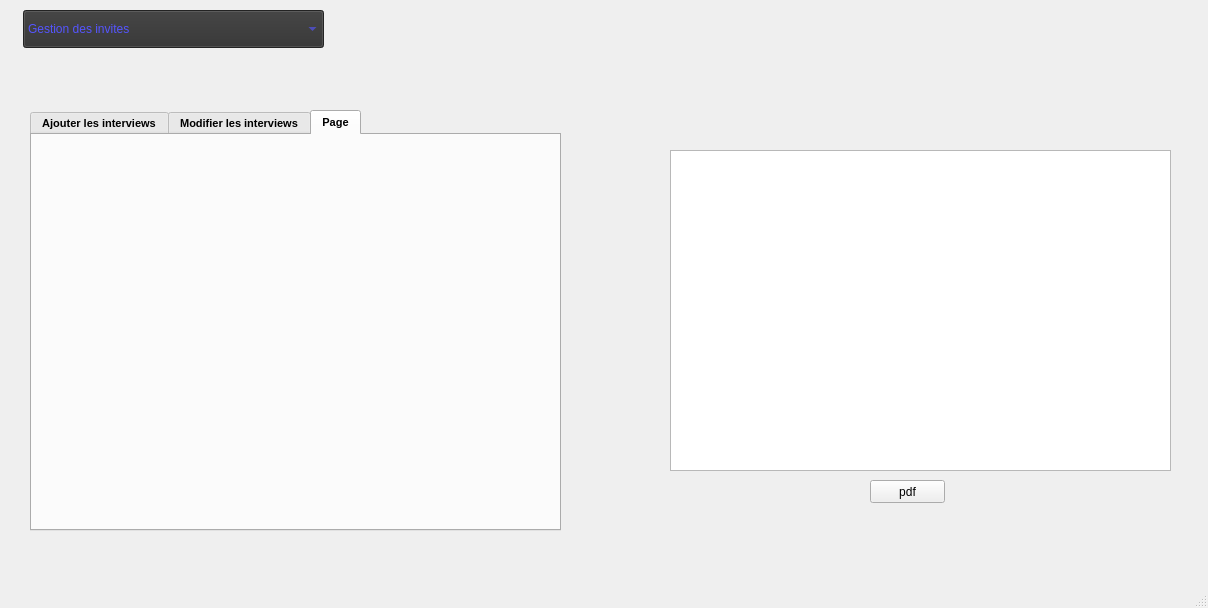
<?xml version="1.0" encoding="UTF-8"?>
<ui version="4.0">
 <class>Gestion_Invite_Interview</class>
 <widget class="QMainWindow" name="Gestion_Invite_Interview">
  <property name="geometry">
   <rect>
    <x>0</x>
    <y>0</y>
    <width>1208</width>
    <height>608</height>
   </rect>
  </property>
  <property name="windowTitle">
   <string>Gestion_Invite_Interview</string>
  </property>
  <widget class="QWidget" name="centralwidget">
   <widget class="QWidget" name="central" native="true">
    <property name="geometry">
     <rect>
      <x>0</x>
      <y>0</y>
      <width>1200</width>
      <height>601</height>
     </rect>
    </property>
    <widget class="QComboBox" name="pageeee">
     <property name="geometry">
      <rect>
       <x>23</x>
       <y>10</y>
       <width>301</width>
       <height>38</height>
      </rect>
     </property>
     <property name="styleSheet">
      <string notr="true">color: rgb(85, 85, 255) ;
background-color: rgb(49, 49, 49);</string>
     </property>
     <item>
      <property name="text">
       <string>Gestion des invites</string>
      </property>
      <property name="icon">
       <iconset>
        <normaloff>:/bakground/rendez_vousicon.png</normaloff>:/bakground/rendez_vousicon.png</iconset>
      </property>
     </item>
     <item>
      <property name="text">
       <string>Gestion des interviews</string>
      </property>
     </item>
    </widget>
    <widget class="QStackedWidget" name="stackedWidget_3">
     <property name="geometry">
      <rect>
       <x>0</x>
       <y>70</y>
       <width>1191</width>
       <height>461</height>
      </rect>
     </property>
     <property name="styleSheet">
      <string notr="true"/>
     </property>
     <property name="currentIndex">
      <number>1</number>
     </property>
     <widget class="QWidget" name="stackedWidgetPage1_3">
      <widget class="QTabWidget" name="tabWidget_5">
       <property name="geometry">
        <rect>
         <x>10</x>
         <y>30</y>
         <width>531</width>
         <height>421</height>
        </rect>
       </property>
       <property name="font">
        <font>
         <pointsize>8</pointsize>
         <weight>75</weight>
         <bold>true</bold>
         <underline>false</underline>
        </font>
       </property>
       <property name="styleSheet">
        <string notr="true"/>
       </property>
       <property name="currentIndex">
        <number>0</number>
       </property>
       <widget class="QWidget" name="tab_12">
        <attribute name="title">
         <string>Ajouter invite</string>
        </attribute>
        <widget class="QWidget" name="layoutWidget_9">
         <property name="geometry">
          <rect>
           <x>10</x>
           <y>20</y>
           <width>511</width>
           <height>271</height>
          </rect>
         </property>
         <layout class="QGridLayout" name="gridLayout_9">
          <item row="4" column="1" colspan="2">
           <widget class="QPushButton" name="ajouter_invite">
            <property name="styleSheet">
             <string notr="true"/>
            </property>
            <property name="text">
             <string>Ajouter</string>
            </property>
           </widget>
          </item>
          <item row="0" column="1">
           <widget class="QLineEdit" name="idinvite"/>
          </item>
          <item row="0" column="0">
           <widget class="QLabel" name="label_29">
            <property name="font">
             <font>
              <pointsize>9</pointsize>
              <weight>75</weight>
              <bold>true</bold>
              <underline>false</underline>
             </font>
            </property>
            <property name="text">
             <string>ID_INVITE </string>
            </property>
           </widget>
          </item>
          <item row="1" column="0">
           <widget class="QLabel" name="label_24">
            <property name="font">
             <font>
              <pointsize>9</pointsize>
              <weight>75</weight>
              <bold>true</bold>
              <underline>false</underline>
             </font>
            </property>
            <property name="text">
             <string>NOM &amp; PRENOM </string>
            </property>
           </widget>
          </item>
          <item row="3" column="0">
           <widget class="QLabel" name="date_de_naissance_7">
            <property name="font">
             <font>
              <pointsize>9</pointsize>
              <weight>75</weight>
              <bold>true</bold>
              <underline>false</underline>
             </font>
            </property>
            <property name="text">
             <string>TEL </string>
            </property>
           </widget>
          </item>
          <item row="2" column="0">
           <widget class="QLabel" name="label_30">
            <property name="font">
             <font>
              <pointsize>9</pointsize>
              <weight>75</weight>
              <bold>true</bold>
              <underline>false</underline>
             </font>
            </property>
            <property name="text">
             <string>EMAIL </string>
            </property>
           </widget>
          </item>
          <item row="3" column="1">
           <widget class="QLineEdit" name="telinvite"/>
          </item>
          <item row="1" column="1">
           <widget class="QLineEdit" name="nominvite"/>
          </item>
          <item row="2" column="1">
           <widget class="QLineEdit" name="emailinvite"/>
          </item>
         </layout>
        </widget>
        <widget class="QPushButton" name="supprimeinvite">
         <property name="geometry">
          <rect>
           <x>179</x>
           <y>360</y>
           <width>201</width>
           <height>28</height>
          </rect>
         </property>
         <property name="font">
          <font>
           <pointsize>8</pointsize>
           <weight>75</weight>
           <bold>true</bold>
           <underline>false</underline>
          </font>
         </property>
         <property name="text">
          <string>supprimer</string>
         </property>
        </widget>
        <widget class="QLabel" name="reference_sup_10">
         <property name="geometry">
          <rect>
           <x>19</x>
           <y>330</y>
           <width>141</width>
           <height>20</height>
          </rect>
         </property>
         <property name="font">
          <font>
           <pointsize>9</pointsize>
           <weight>75</weight>
           <bold>true</bold>
           <underline>false</underline>
          </font>
         </property>
         <property name="text">
          <string>ID_INVITE </string>
         </property>
        </widget>
        <widget class="QLabel" name="label_67">
         <property name="geometry">
          <rect>
           <x>20</x>
           <y>300</y>
           <width>321</width>
           <height>16</height>
          </rect>
         </property>
         <property name="font">
          <font>
           <pointsize>9</pointsize>
           <weight>75</weight>
           <bold>true</bold>
           <underline>true</underline>
          </font>
         </property>
         <property name="text">
          <string>Saisir l'id a supprimer :</string>
         </property>
        </widget>
        <widget class="QComboBox" name="idinvite1">
         <property name="geometry">
          <rect>
           <x>180</x>
           <y>330</y>
           <width>201</width>
           <height>22</height>
          </rect>
         </property>
        </widget>
       </widget>
       <widget class="QWidget" name="tab_13">
        <attribute name="title">
         <string>Modifier invite</string>
        </attribute>
        <widget class="QWidget" name="layoutWidget_10">
         <property name="geometry">
          <rect>
           <x>20</x>
           <y>10</y>
           <width>501</width>
           <height>361</height>
          </rect>
         </property>
         <layout class="QGridLayout" name="gridLayout_10">
          <item row="0" column="2">
           <widget class="QComboBox" name="idinvite2"/>
          </item>
          <item row="3" column="0">
           <widget class="QLabel" name="label_42">
            <property name="text">
             <string>TEL </string>
            </property>
           </widget>
          </item>
          <item row="2" column="0">
           <widget class="QLabel" name="label_44">
            <property name="font">
             <font>
              <pointsize>9</pointsize>
              <weight>75</weight>
              <bold>true</bold>
              <underline>false</underline>
             </font>
            </property>
            <property name="text">
             <string>EMAIL </string>
            </property>
           </widget>
          </item>
          <item row="2" column="2">
           <widget class="QLineEdit" name="emailinvit2"/>
          </item>
          <item row="1" column="0">
           <widget class="QLabel" name="label_41">
            <property name="font">
             <font>
              <pointsize>9</pointsize>
              <weight>75</weight>
              <bold>true</bold>
              <underline>false</underline>
             </font>
            </property>
            <property name="text">
             <string>NOM_PRENOM </string>
            </property>
           </widget>
          </item>
          <item row="0" column="0" colspan="2">
           <widget class="QLabel" name="label_43">
            <property name="font">
             <font>
              <pointsize>9</pointsize>
              <weight>75</weight>
              <bold>true</bold>
              <underline>false</underline>
             </font>
            </property>
            <property name="text">
             <string>ID_INVITE </string>
            </property>
           </widget>
          </item>
          <item row="1" column="2">
           <widget class="QLineEdit" name="nominvite2"/>
          </item>
          <item row="4" column="2">
           <widget class="QPushButton" name="modifierinvite">
            <property name="text">
             <string>modifier</string>
            </property>
           </widget>
          </item>
          <item row="3" column="2">
           <widget class="QLineEdit" name="telinvite2"/>
          </item>
         </layout>
        </widget>
       </widget>
       <widget class="QWidget" name="tab_3">
        <attribute name="title">
         <string>contact invite</string>
        </attribute>
        <widget class="QLineEdit" name="lineEdit_16">
         <property name="geometry">
          <rect>
           <x>100</x>
           <y>80</y>
           <width>211</width>
           <height>20</height>
          </rect>
         </property>
        </widget>
        <widget class="QTextEdit" name="textEdit_2">
         <property name="geometry">
          <rect>
           <x>100</x>
           <y>110</y>
           <width>371</width>
           <height>221</height>
          </rect>
         </property>
        </widget>
        <widget class="QPushButton" name="pushButton_15">
         <property name="geometry">
          <rect>
           <x>390</x>
           <y>350</y>
           <width>75</width>
           <height>23</height>
          </rect>
         </property>
         <property name="text">
          <string>envoyer</string>
         </property>
        </widget>
        <widget class="QLabel" name="label_45">
         <property name="geometry">
          <rect>
           <x>30</x>
           <y>50</y>
           <width>47</width>
           <height>14</height>
          </rect>
         </property>
         <property name="text">
          <string>Mail</string>
         </property>
        </widget>
        <widget class="QLabel" name="label_46">
         <property name="geometry">
          <rect>
           <x>30</x>
           <y>80</y>
           <width>47</width>
           <height>14</height>
          </rect>
         </property>
         <property name="text">
          <string>Sujet</string>
         </property>
        </widget>
        <widget class="QLabel" name="label_47">
         <property name="geometry">
          <rect>
           <x>30</x>
           <y>110</y>
           <width>47</width>
           <height>14</height>
          </rect>
         </property>
         <property name="text">
          <string>Message</string>
         </property>
        </widget>
        <widget class="QComboBox" name="comboBoxmail">
         <property name="geometry">
          <rect>
           <x>100</x>
           <y>50</y>
           <width>371</width>
           <height>22</height>
          </rect>
         </property>
        </widget>
       </widget>
      </widget>
      <widget class="QTableView" name="tab_invite">
       <property name="geometry">
        <rect>
         <x>650</x>
         <y>100</y>
         <width>531</width>
         <height>351</height>
        </rect>
       </property>
      </widget>
      <widget class="QComboBox" name="champ_5">
       <property name="geometry">
        <rect>
         <x>730</x>
         <y>70</y>
         <width>131</width>
         <height>22</height>
        </rect>
       </property>
       <item>
        <property name="text">
         <string>ID_INVITE </string>
        </property>
       </item>
       <item>
        <property name="text">
         <string>NOM_PRENOM </string>
        </property>
       </item>
       <item>
        <property name="text">
         <string>EMAIL </string>
        </property>
       </item>
       <item>
        <property name="text">
         <string>TEL </string>
        </property>
       </item>
       <item>
        <property name="text">
         <string/>
        </property>
       </item>
      </widget>
      <widget class="QPushButton" name="trieinvite">
       <property name="geometry">
        <rect>
         <x>960</x>
         <y>70</y>
         <width>101</width>
         <height>21</height>
        </rect>
       </property>
       <property name="text">
        <string>Trier</string>
       </property>
      </widget>
      <widget class="QCheckBox" name="checkBox_5">
       <property name="geometry">
        <rect>
         <x>870</x>
         <y>70</y>
         <width>111</width>
         <height>17</height>
        </rect>
       </property>
       <property name="styleSheet">
        <string notr="true">color:rgb(255, 255, 255)</string>
       </property>
       <property name="text">
        <string>decroissant</string>
       </property>
      </widget>
      <widget class="QLabel" name="Tri_5">
       <property name="geometry">
        <rect>
         <x>670</x>
         <y>70</y>
         <width>21</width>
         <height>16</height>
        </rect>
       </property>
       <property name="font">
        <font>
         <pointsize>9</pointsize>
         <weight>75</weight>
         <bold>true</bold>
         <underline>false</underline>
        </font>
       </property>
       <property name="styleSheet">
        <string notr="true">color: rgb(255, 255, 255);</string>
       </property>
       <property name="text">
        <string>Tri :</string>
       </property>
      </widget>
      <widget class="QLineEdit" name="lineEdit_9">
       <property name="geometry">
        <rect>
         <x>730</x>
         <y>30</y>
         <width>271</width>
         <height>20</height>
        </rect>
       </property>
      </widget>
     </widget>
     <widget class="QWidget" name="page_3">
      <widget class="QStackedWidget" name="stackedWidget_4">
       <property name="geometry">
        <rect>
         <x>20</x>
         <y>10</y>
         <width>1191</width>
         <height>461</height>
        </rect>
       </property>
       <property name="styleSheet">
        <string notr="true"/>
       </property>
       <property name="currentIndex">
        <number>0</number>
       </property>
       <widget class="QWidget" name="stackedWidgetPage1_4">
        <widget class="QTabWidget" name="tabWidget_6">
         <property name="geometry">
          <rect>
           <x>10</x>
           <y>30</y>
           <width>531</width>
           <height>421</height>
          </rect>
         </property>
         <property name="font">
          <font>
           <pointsize>8</pointsize>
           <weight>75</weight>
           <bold>true</bold>
           <underline>false</underline>
          </font>
         </property>
         <property name="styleSheet">
          <string notr="true"/>
         </property>
         <property name="currentIndex">
          <number>2</number>
         </property>
         <widget class="QWidget" name="tab_14">
          <attribute name="title">
           <string>Ajouter les interviews</string>
          </attribute>
          <widget class="QWidget" name="layoutWidget_11">
           <property name="geometry">
            <rect>
             <x>10</x>
             <y>20</y>
             <width>511</width>
             <height>271</height>
            </rect>
           </property>
           <layout class="QGridLayout" name="gridLayout_11">
            <item row="1" column="1">
             <widget class="QLineEdit" name="nominterview"/>
            </item>
            <item row="3" column="0">
             <widget class="QLabel" name="date_de_naissance_8">
              <property name="font">
               <font>
                <pointsize>9</pointsize>
                <weight>75</weight>
                <bold>true</bold>
                <underline>false</underline>
               </font>
              </property>
              <property name="text">
               <string>DATEE </string>
              </property>
             </widget>
            </item>
            <item row="2" column="0">
             <widget class="QLabel" name="label_50">
              <property name="font">
               <font>
                <pointsize>9</pointsize>
                <weight>75</weight>
                <bold>true</bold>
                <underline>false</underline>
               </font>
              </property>
              <property name="text">
               <string>DOMAINE</string>
              </property>
             </widget>
            </item>
            <item row="3" column="1">
             <widget class="QDateEdit" name="dateinterview"/>
            </item>
            <item row="0" column="0">
             <widget class="QLabel" name="label_48">
              <property name="font">
               <font>
                <pointsize>9</pointsize>
                <weight>75</weight>
                <bold>true</bold>
                <underline>false</underline>
               </font>
              </property>
              <property name="text">
               <string>Titre</string>
              </property>
             </widget>
            </item>
            <item row="5" column="1" colspan="2">
             <widget class="QPushButton" name="ajouter_6">
              <property name="text">
               <string>Ajouter</string>
              </property>
             </widget>
            </item>
            <item row="1" column="0">
             <widget class="QLabel" name="label_49">
              <property name="font">
               <font>
                <pointsize>9</pointsize>
                <weight>75</weight>
                <bold>true</bold>
                <underline>false</underline>
               </font>
              </property>
              <property name="text">
               <string>NOM_JOURNALISTE </string>
              </property>
             </widget>
            </item>
            <item row="4" column="1">
             <widget class="QComboBox" name="idinvite4"/>
            </item>
            <item row="4" column="0">
             <widget class="QLabel" name="label_32">
              <property name="text">
               <string>ID_INVITE </string>
              </property>
             </widget>
            </item>
            <item row="2" column="1">
             <widget class="QLineEdit" name="domaineinterview"/>
            </item>
            <item row="0" column="1">
             <widget class="QLineEdit" name="idinterview1"/>
            </item>
           </layout>
          </widget>
          <widget class="QPushButton" name="supprimerintervoew">
           <property name="geometry">
            <rect>
             <x>179</x>
             <y>360</y>
             <width>201</width>
             <height>28</height>
            </rect>
           </property>
           <property name="font">
            <font>
             <pointsize>8</pointsize>
             <weight>75</weight>
             <bold>true</bold>
             <underline>false</underline>
            </font>
           </property>
           <property name="text">
            <string>supprimer</string>
           </property>
          </widget>
          <widget class="QLabel" name="reference_sup_11">
           <property name="geometry">
            <rect>
             <x>19</x>
             <y>330</y>
             <width>141</width>
             <height>20</height>
            </rect>
           </property>
           <property name="font">
            <font>
             <pointsize>9</pointsize>
             <weight>75</weight>
             <bold>true</bold>
             <underline>false</underline>
            </font>
           </property>
           <property name="text">
            <string>Titre</string>
           </property>
          </widget>
          <widget class="QLabel" name="label_68">
           <property name="geometry">
            <rect>
             <x>20</x>
             <y>300</y>
             <width>321</width>
             <height>16</height>
            </rect>
           </property>
           <property name="font">
            <font>
             <pointsize>9</pointsize>
             <weight>75</weight>
             <bold>true</bold>
             <underline>true</underline>
            </font>
           </property>
           <property name="text">
            <string>Saisir l'id de l'interview a supprimer :</string>
           </property>
          </widget>
          <widget class="QComboBox" name="idinterview6">
           <property name="geometry">
            <rect>
             <x>180</x>
             <y>330</y>
             <width>201</width>
             <height>22</height>
            </rect>
           </property>
          </widget>
         </widget>
         <widget class="QWidget" name="tab_19">
          <attribute name="title">
           <string>Modifier les interviews</string>
          </attribute>
          <widget class="QWidget" name="layoutWidget_12">
           <property name="geometry">
            <rect>
             <x>20</x>
             <y>10</y>
             <width>501</width>
             <height>361</height>
            </rect>
           </property>
           <layout class="QGridLayout" name="gridLayout_12">
            <item row="1" column="2">
             <widget class="QLineEdit" name="nominterview2"/>
            </item>
            <item row="2" column="2">
             <widget class="QLineEdit" name="domaineinterview2"/>
            </item>
            <item row="3" column="0">
             <widget class="QLabel" name="label_53">
              <property name="text">
               <string>DATEE </string>
              </property>
             </widget>
            </item>
            <item row="2" column="0">
             <widget class="QLabel" name="label_52">
              <property name="font">
               <font>
                <pointsize>9</pointsize>
                <weight>75</weight>
                <bold>true</bold>
                <underline>false</underline>
               </font>
              </property>
              <property name="text">
               <string>DOMAINE</string>
              </property>
             </widget>
            </item>
            <item row="1" column="0">
             <widget class="QLabel" name="label_51">
              <property name="font">
               <font>
                <pointsize>9</pointsize>
                <weight>75</weight>
                <bold>true</bold>
                <underline>false</underline>
               </font>
              </property>
              <property name="text">
               <string>NOM_JOURNALISTE </string>
              </property>
             </widget>
            </item>
            <item row="0" column="0" colspan="2">
             <widget class="QLabel" name="label_54">
              <property name="font">
               <font>
                <pointsize>9</pointsize>
                <weight>75</weight>
                <bold>true</bold>
                <underline>false</underline>
               </font>
              </property>
              <property name="text">
               <string>ID_INTERVIEW </string>
              </property>
             </widget>
            </item>
            <item row="0" column="2">
             <widget class="QComboBox" name="idinterview22"/>
            </item>
            <item row="4" column="2">
             <widget class="QComboBox" name="idinvite5"/>
            </item>
            <item row="4" column="0">
             <widget class="QLabel" name="label_31">
              <property name="text">
               <string>ID_INVITE </string>
              </property>
             </widget>
            </item>
            <item row="3" column="2">
             <widget class="QDateEdit" name="dateEdit_3"/>
            </item>
            <item row="5" column="1" colspan="2">
             <widget class="QPushButton" name="modifier_4">
              <property name="text">
               <string>modifier</string>
              </property>
             </widget>
            </item>
           </layout>
          </widget>
         </widget>
         <widget class="QWidget" name="tab">
          <attribute name="title">
           <string>Page</string>
          </attribute>
          <widget class="QWidget" name="verticalLayoutWidget">
           <property name="geometry">
            <rect>
             <x>0</x>
             <y>0</y>
             <width>521</width>
             <height>391</height>
            </rect>
           </property>
           <layout class="QVBoxLayout" name="verticalLayout"/>
          </widget>
         </widget>
        </widget>
        <widget class="QTableView" name="table_interview">
         <property name="geometry">
          <rect>
           <x>650</x>
           <y>70</y>
           <width>501</width>
           <height>321</height>
          </rect>
         </property>
        </widget>
        <widget class="QPushButton" name="pushButton_14">
         <property name="geometry">
          <rect>
           <x>850</x>
           <y>400</y>
           <width>75</width>
           <height>23</height>
          </rect>
         </property>
         <property name="text">
          <string>pdf</string>
         </property>
        </widget>
       </widget>
       <widget class="QWidget" name="page_4"/>
       <widget class="QWidget" name="stackedWidgetPage2_3">
        <widget class="QTabWidget" name="tabWidget_7">
         <property name="geometry">
          <rect>
           <x>10</x>
           <y>0</y>
           <width>581</width>
           <height>511</height>
          </rect>
         </property>
         <property name="font">
          <font>
           <pointsize>8</pointsize>
           <weight>75</weight>
           <bold>true</bold>
           <underline>false</underline>
          </font>
         </property>
         <property name="currentIndex">
          <number>0</number>
         </property>
         <widget class="QWidget" name="tab_20">
          <attribute name="title">
           <string>Ajouter voiture</string>
          </attribute>
          <widget class="QWidget" name="layoutWidget_13">
           <property name="geometry">
            <rect>
             <x>30</x>
             <y>20</y>
             <width>521</width>
             <height>311</height>
            </rect>
           </property>
           <layout class="QGridLayout" name="gridLayout_13">
            <item row="2" column="1" colspan="3">
             <widget class="QComboBox" name="comboBoxmaq_3"/>
            </item>
            <item row="1" column="0">
             <widget class="QLabel" name="label_55">
              <property name="font">
               <font>
                <pointsize>9</pointsize>
                <weight>75</weight>
                <bold>true</bold>
                <underline>false</underline>
               </font>
              </property>
              <property name="text">
               <string>Categorie</string>
              </property>
             </widget>
            </item>
            <item row="6" column="1" colspan="2">
             <widget class="QPushButton" name="ajouter_7">
              <property name="text">
               <string>Ajouter</string>
              </property>
             </widget>
            </item>
            <item row="0" column="0">
             <widget class="QLabel" name="label_56">
              <property name="font">
               <font>
                <pointsize>9</pointsize>
                <weight>75</weight>
                <bold>true</bold>
                <underline>false</underline>
               </font>
              </property>
              <property name="text">
               <string>matricule</string>
              </property>
             </widget>
            </item>
            <item row="2" column="0">
             <widget class="QLabel" name="label_57">
              <property name="font">
               <font>
                <pointsize>9</pointsize>
                <weight>75</weight>
                <bold>true</bold>
                <underline>false</underline>
               </font>
              </property>
              <property name="text">
               <string>marque</string>
              </property>
             </widget>
            </item>
            <item row="3" column="0">
             <widget class="QLabel" name="date_de_naissance_9">
              <property name="font">
               <font>
                <pointsize>9</pointsize>
                <weight>75</weight>
                <bold>true</bold>
                <underline>false</underline>
               </font>
              </property>
              <property name="text">
               <string>etat</string>
              </property>
             </widget>
            </item>
            <item row="0" column="1" colspan="3">
             <widget class="QLineEdit" name="lineEdit_matricule_3"/>
            </item>
            <item row="1" column="1" colspan="3">
             <widget class="QComboBox" name="comboBoxcat_3"/>
            </item>
            <item row="4" column="0">
             <widget class="QLabel" name="label_58">
              <property name="text">
               <string>prix</string>
              </property>
             </widget>
            </item>
            <item row="4" column="1" colspan="3">
             <widget class="QLineEdit" name="lineEdit_prix_3"/>
            </item>
            <item row="6" column="3">
             <widget class="QPushButton" name="pushButton_19">
              <property name="text">
               <string>exporter</string>
              </property>
             </widget>
            </item>
            <item row="6" column="0">
             <widget class="QPushButton" name="pushButton_20">
              <property name="text">
               <string>trier</string>
              </property>
             </widget>
            </item>
            <item row="3" column="1" colspan="3">
             <widget class="QComboBox" name="comboBox_etat_3"/>
            </item>
           </layout>
          </widget>
          <widget class="QComboBox" name="comboBox_24">
           <property name="geometry">
            <rect>
             <x>190</x>
             <y>370</y>
             <width>201</width>
             <height>22</height>
            </rect>
           </property>
          </widget>
          <widget class="QLineEdit" name="supprimer_8">
           <property name="enabled">
            <bool>false</bool>
           </property>
           <property name="geometry">
            <rect>
             <x>410</x>
             <y>370</y>
             <width>113</width>
             <height>20</height>
            </rect>
           </property>
          </widget>
          <widget class="QLabel" name="label_69">
           <property name="geometry">
            <rect>
             <x>31</x>
             <y>340</y>
             <width>321</width>
             <height>16</height>
            </rect>
           </property>
           <property name="font">
            <font>
             <pointsize>9</pointsize>
             <weight>75</weight>
             <bold>true</bold>
             <underline>true</underline>
            </font>
           </property>
           <property name="text">
            <string>Saisir le matricule du voiture a supprimer :</string>
           </property>
          </widget>
          <widget class="QPushButton" name="archiver_11">
           <property name="geometry">
            <rect>
             <x>190</x>
             <y>400</y>
             <width>201</width>
             <height>28</height>
            </rect>
           </property>
           <property name="font">
            <font>
             <pointsize>8</pointsize>
             <weight>75</weight>
             <bold>true</bold>
             <underline>false</underline>
            </font>
           </property>
           <property name="text">
            <string>supprimer</string>
           </property>
          </widget>
          <widget class="QLabel" name="reference_sup_12">
           <property name="geometry">
            <rect>
             <x>30</x>
             <y>370</y>
             <width>141</width>
             <height>20</height>
            </rect>
           </property>
           <property name="font">
            <font>
             <pointsize>9</pointsize>
             <weight>75</weight>
             <bold>true</bold>
             <underline>false</underline>
            </font>
           </property>
           <property name="text">
            <string>matricule</string>
           </property>
          </widget>
         </widget>
         <widget class="QWidget" name="tab_21">
          <attribute name="title">
           <string>Modifier voiture</string>
          </attribute>
          <widget class="QWidget" name="layoutWidget_14">
           <property name="geometry">
            <rect>
             <x>40</x>
             <y>95</y>
             <width>531</width>
             <height>341</height>
            </rect>
           </property>
           <layout class="QGridLayout" name="gridLayout_14">
            <item row="3" column="0">
             <widget class="QLabel" name="date_de_naissance_10">
              <property name="font">
               <font>
                <pointsize>9</pointsize>
                <weight>75</weight>
                <bold>true</bold>
                <underline>false</underline>
               </font>
              </property>
              <property name="text">
               <string>etat</string>
              </property>
             </widget>
            </item>
            <item row="1" column="0">
             <widget class="QLabel" name="label_59">
              <property name="font">
               <font>
                <pointsize>9</pointsize>
                <weight>75</weight>
                <bold>true</bold>
                <underline>false</underline>
               </font>
              </property>
              <property name="text">
               <string>marque</string>
              </property>
             </widget>
            </item>
            <item row="1" column="1">
             <widget class="QLineEdit" name="lineEdit_17"/>
            </item>
            <item row="6" column="0">
             <widget class="QLabel" name="label_60">
              <property name="text">
               <string>prix</string>
              </property>
             </widget>
            </item>
            <item row="16" column="1">
             <widget class="QPushButton" name="modifier_p_4">
              <property name="font">
               <font>
                <pointsize>8</pointsize>
                <weight>75</weight>
                <bold>true</bold>
                <underline>false</underline>
               </font>
              </property>
              <property name="text">
               <string>Modifier voiture</string>
              </property>
             </widget>
            </item>
            <item row="6" column="1">
             <widget class="QLineEdit" name="num_7"/>
            </item>
            <item row="3" column="1">
             <widget class="QLineEdit" name="num_8"/>
            </item>
            <item row="0" column="0">
             <widget class="QLabel" name="label_61">
              <property name="font">
               <font>
                <pointsize>9</pointsize>
                <weight>75</weight>
                <bold>true</bold>
                <underline>false</underline>
               </font>
              </property>
              <property name="text">
               <string>categorie</string>
              </property>
             </widget>
            </item>
            <item row="0" column="1">
             <widget class="QLineEdit" name="lineEdit_18"/>
            </item>
           </layout>
          </widget>
          <widget class="QLabel" name="label_62">
           <property name="geometry">
            <rect>
             <x>40</x>
             <y>60</y>
             <width>61</width>
             <height>16</height>
            </rect>
           </property>
           <property name="text">
            <string>matricule</string>
           </property>
          </widget>
          <widget class="QPushButton" name="trouver_3">
           <property name="geometry">
            <rect>
             <x>430</x>
             <y>60</y>
             <width>141</width>
             <height>23</height>
            </rect>
           </property>
           <property name="text">
            <string>trouver</string>
           </property>
          </widget>
          <widget class="QComboBox" name="comboBox_17">
           <property name="geometry">
            <rect>
             <x>110</x>
             <y>60</y>
             <width>311</width>
             <height>22</height>
            </rect>
           </property>
          </widget>
         </widget>
        </widget>
        <widget class="QTableView" name="tabvoiture_3">
         <property name="geometry">
          <rect>
           <x>610</x>
           <y>60</y>
           <width>581</width>
           <height>401</height>
          </rect>
         </property>
         <property name="styleSheet">
          <string notr="true"/>
         </property>
        </widget>
        <widget class="QLabel" name="Tri_7">
         <property name="geometry">
          <rect>
           <x>640</x>
           <y>33</y>
           <width>101</width>
           <height>16</height>
          </rect>
         </property>
         <property name="font">
          <font>
           <pointsize>9</pointsize>
           <weight>75</weight>
           <bold>true</bold>
           <underline>false</underline>
          </font>
         </property>
         <property name="styleSheet">
          <string notr="true">color: rgb(255, 255, 255);</string>
         </property>
         <property name="text">
          <string>Tri :</string>
         </property>
        </widget>
        <widget class="QCheckBox" name="checkBox_7">
         <property name="geometry">
          <rect>
           <x>880</x>
           <y>33</y>
           <width>111</width>
           <height>17</height>
          </rect>
         </property>
         <property name="styleSheet">
          <string notr="true">color:rgb(255, 255, 255)</string>
         </property>
         <property name="text">
          <string>decroissant</string>
         </property>
        </widget>
        <widget class="QPushButton" name="pushButton_21">
         <property name="geometry">
          <rect>
           <x>980</x>
           <y>33</y>
           <width>101</width>
           <height>21</height>
          </rect>
         </property>
         <property name="text">
          <string>Trier</string>
         </property>
        </widget>
        <widget class="QComboBox" name="champ_7">
         <property name="geometry">
          <rect>
           <x>740</x>
           <y>30</y>
           <width>131</width>
           <height>22</height>
          </rect>
         </property>
         <item>
          <property name="text">
           <string>Matricule</string>
          </property>
         </item>
         <item>
          <property name="text">
           <string>Categorie</string>
          </property>
         </item>
         <item>
          <property name="text">
           <string>Marque</string>
          </property>
         </item>
         <item>
          <property name="text">
           <string>etat</string>
          </property>
         </item>
         <item>
          <property name="text">
           <string>prix</string>
          </property>
         </item>
         <item>
          <property name="text">
           <string/>
          </property>
         </item>
        </widget>
        <widget class="QSplitter" name="splitter_3">
         <property name="geometry">
          <rect>
           <x>740</x>
           <y>0</y>
           <width>191</width>
           <height>23</height>
          </rect>
         </property>
         <property name="orientation">
          <enum>Qt::Horizontal</enum>
         </property>
         <widget class="QLineEdit" name="rechline_3"/>
         <widget class="QPushButton" name="pushButton_22">
          <property name="styleSheet">
           <string notr="true">color: rgb(85, 85, 255);
background-color: rgb(65, 65, 65);</string>
          </property>
          <property name="text">
           <string>rechercher</string>
          </property>
         </widget>
        </widget>
       </widget>
      </widget>
     </widget>
    </widget>
   </widget>
  </widget>
  <widget class="QMenuBar" name="menubar">
   <property name="geometry">
    <rect>
     <x>0</x>
     <y>0</y>
     <width>1208</width>
     <height>22</height>
    </rect>
   </property>
  </widget>
  <widget class="QStatusBar" name="statusbar"/>
 </widget>
 <resources/>
 <connections/>
</ui>
